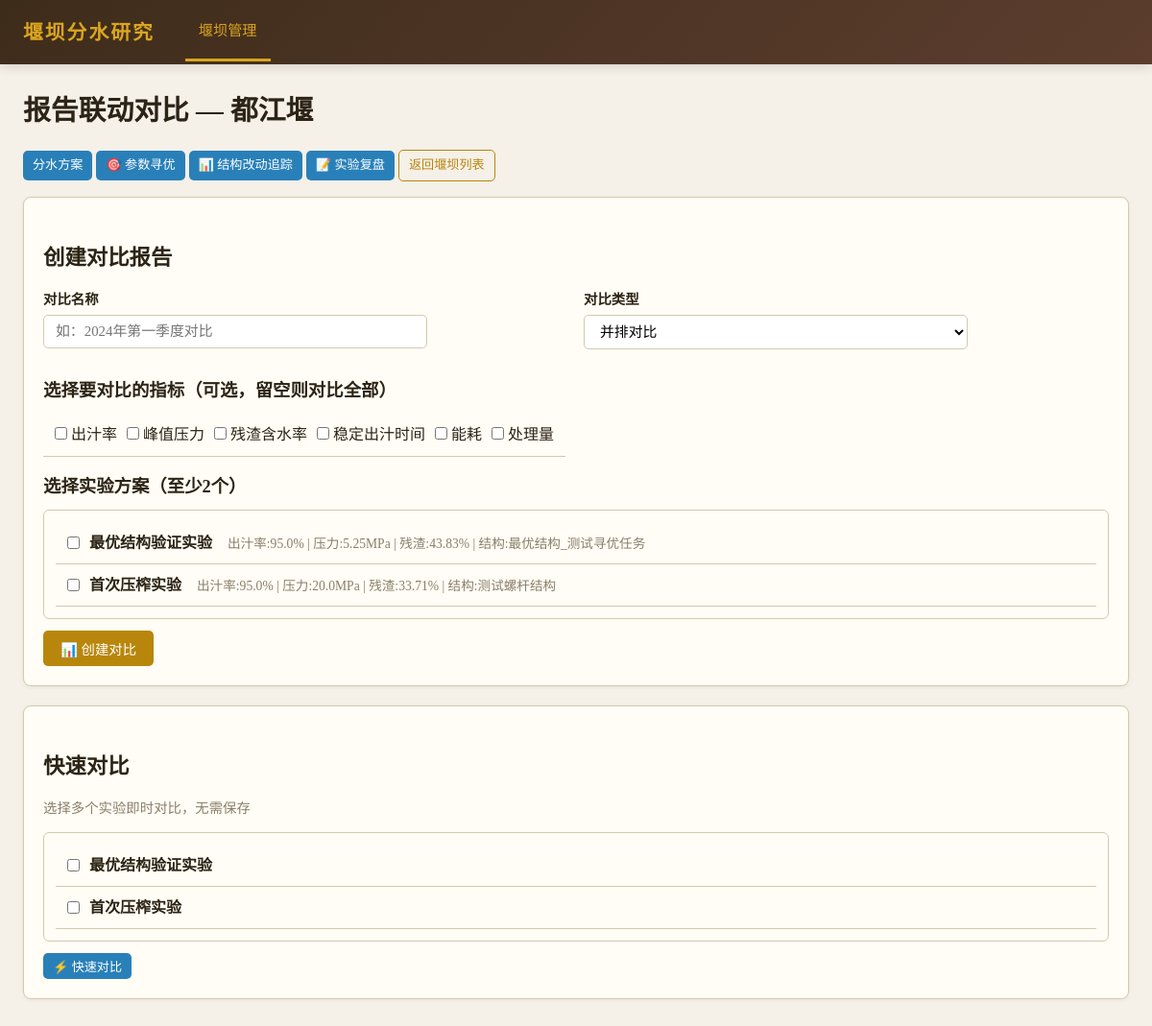
Screenshot of /weirs/1/compare with the database file from the repository.
### tables this page shows
CREATE TABLE weirs (
            id INTEGER PRIMARY KEY AUTOINCREMENT,
            name TEXT NOT NULL,
            location TEXT DEFAULT '',
            description TEXT DEFAULT ''
        );

CREATE TABLE press_experiments (
            id INTEGER PRIMARY KEY AUTOINCREMENT,
            weir_id INTEGER NOT NULL,
            structure_id INTEGER,
            name TEXT NOT NULL,
            status TEXT DEFAULT 'draft',
            juice_yield REAL DEFAULT 0.0,
            peak_pressure REAL DEFAULT 0.0,
            residue_moisture REAL DEFAULT 0.0,
            steady_juice_time REAL DEFAULT 0.0,
            energy_consumption REAL DEFAULT 0.0,
            throughput REAL DEFAULT 0.0,
            experiment_date TEXT,
            operator TEXT DEFAULT '',
            notes TEXT DEFAULT '',
            created_at TIMESTAMP DEFAULT CURRENT_TIMESTAMP,
            FOREIGN KEY (weir_id) REFERENCES weirs(id) ON DELETE CASCADE,
            FOREIGN KEY (structure_id) REFERENCES press_structures(id) ON DELETE SET NULL
        );

CREATE TABLE press_structures (
            id INTEGER PRIMARY KEY AUTOINCREMENT,
            weir_id INTEGER NOT NULL,
            name TEXT NOT NULL,
            structure_type TEXT NOT NULL DEFAULT 'screw',
            screw_diameter REAL DEFAULT 0.0,
            screw_pitch REAL DEFAULT 0.0,
            screw_lead REAL DEFAULT 0.0,
            cone_angle REAL DEFAULT 0.0,
            gap_size REAL DEFAULT 0.0,
            compression_ratio REAL DEFAULT 0.0,
            rotation_speed REAL DEFAULT 0.0,
            feed_rate REAL DEFAULT 0.0,
            material_type TEXT DEFAULT '',
            moisture_content REAL DEFAULT 0.0,
            description TEXT DEFAULT '',
            created_at TIMESTAMP DEFAULT CURRENT_TIMESTAMP,
            FOREIGN KEY (weir_id) REFERENCES weirs(id) ON DELETE CASCADE
        );

### app/routers/reports.py (the view)
@router.get("/weirs/{weir_id}/compare", response_class=HTMLResponse)
def compare_page(request: Request, weir_id: int):
    db = get_db()
    weir = db.execute("SELECT * FROM weirs WHERE id = ?", (weir_id,)).fetchone()
    if not weir:
        db.close()
        raise HTTPException(status_code=404, detail="堰坝不存在")
    experiments = db.execute(
        "SELECT * FROM press_experiments WHERE weir_id = ? ORDER BY id DESC",
        (weir_id,),
    ).fetchall()
    comparisons = db.execute(
        "SELECT * FROM report_comparisons WHERE weir_id = ? ORDER BY id DESC",
        (weir_id,),
    ).fetchall()
    structures = db.execute(
        "SELECT * FROM press_structures WHERE weir_id = ? ORDER BY id DESC",
        (weir_id,),
    ).fetchall()
    structure_map = {s["id"]: dict(s) for s in structures}
    db.close()
    return getattr(request.app.state, "templates", None).TemplateResponse(
        request,
        "compare.html",
        {
            "weir": weir,
            "experiments": [_get_experiment_dict(e) for e in experiments],
            "comparisons": [dict(c) for c in comparisons],
            "structure_map": structure_map,
            "structure_type_labels": STRUCTURE_TYPE_LABELS,
            "comparison_type_labels": COMPARISON_TYPE_LABELS,
            "metric_labels": METRIC_LABELS,
            "metric_units": METRIC_UNITS,
            "metric_objectives": METRIC_OBJECTIVES,
        },
    )

### app/templates/compare.html (shortened to what this page needs)
{% extends "base.html" %}
{% block nav_weirs %}class="active"{% endblock %}
{% block content %}
<h1>报告联动对比 — {{ weir.name }}</h1>
<p style="margin-bottom:16px">
    <a href="/weirs/{{ weir.id }}/schemes" class="btn btn-sm btn-info">分水方案</a>
    <a href="/weirs/{{ weir.id }}/optimization" class="btn btn-sm btn-info">🎯 参数寻优</a>
    <a href="/weirs/{{ weir.id }}/tracking" class="btn btn-sm btn-info">📊 结构改动追踪</a>
    <a href="/weirs/{{ weir.id }}/review" class="btn btn-sm btn-info">📝 实验复盘</a>
    <a href="/weirs" class="btn btn-sm btn-outline">返回堰坝列表</a>
</p>
<div class="card">
    <h2>创建对比报告</h2>
    {% if experiments and experiments|length >= 2 %}
    <form method="post" action="/weirs/{{ weir.id }}/comparisons" onsubmit="return validateComparison()">
        <div class="form-row">
            <div class="form-group">
            <label>对比名称</label>
            <input type="text" name="name" required placeholder="如：2024年第一季度对比">
        </div>
        <div class="form-group">
            <label>对比类型</label>
            <select name="comparison_type">
                {% for key, label in comparison_type_labels.items() %}
                <option value="{{ key }}">{{ label }}</option>
                {% endfor %}
            </select>
        </div>
    </div>
        <h3 style="margin-top:16px">选择要对比的指标（可选，留空则对比全部）</h3>
    <div class="form-row">
            <div class="check-row">
            <label><input type="checkbox" class="metric-checkbox" value="juice_yield"> 出汁率</label>
            <label><input type="checkbox" class="metric-checkbox" value="peak_pressure"> 峰值压力</label>
            <label><input type="checkbox" class="metric-checkbox" value="residue_moisture"> 残渣含水率</label>
            <label><input type="checkbox" class="metric-checkbox" value="steady_juice_time"> 稳定出汁时间</label>
            <label><input type="checkbox" class="metric-checkbox" value="energy_consumption"> 能耗</label>
            <label><input type="checkbox" class="metric-checkbox" value="throughput"> 处理量</label>
        </div>
    </div>
        <h3 style="margin-top:16px">选择实验方案（至少2个）</h3>
    <div style="max-height:300px;overflow-y:auto;border:1px solid var(--border);border-radius:6px;padding:12px;margin-bottom:12px">
            {% for e in experiments %}
        <div class="check-row">
            <input type="checkbox" name="experiment_checkbox" value="{{ e.id }}" id="exp-check-{{ e.id }}" class="exp-checkbox">
            <label for="exp-check-{{ e.id }}" style="flex:1;cursor:pointer">
                <strong>{{ e.name }}</strong>
                <span style="color:var(--muted);font-size:0.85em;margin-left:12px">
                    出汁率:{{ e.juice_yield }}% | 压力:{{ e.peak_pressure }}MPa | 残渣:{{ e.residue_moisture }}%
                    {% if e.structure_id and structure_map.get(e.structure_id) %}
                    | 结构:{{ structure_map[e.structure_id].name }}
                    {% endif %}
                </span>
            </label>
        </div>
        {% endfor %}
    </div>
    <button type="submit" class="btn btn-primary">📊 创建对比</button>
    </form>
    {% else %}
    <div class="empty-state">
        <div class="icon">📈</div>
        <p>需要至少2个实验记录才能进行对比，请先在「参数寻优」页面创建更多实验</p>
    </div>
    {% endif %}
</div>
{% if experiments and experiments|length >= 2 %}
<div class="card">
    <h2>快速对比</h2>
    <p style="color:var(--muted);font-size:0.9em;margin-bottom:12px">选择多个实验即时对比，无需保存</p>
    <div style="max-height:200px;overflow-y:auto;border:1px solid var(--border);border-radius:6px;padding:12px;margin-bottom:12px">
        {% for e in experiments %}
        <div class="check-row">
            <input type="checkbox" value="{{ e.id }}" id="quick-check-{{ e.id }}" class="quick-exp-checkbox">
            <label for="quick-check-{{ e.id }}" style="flex:1;cursor:pointer">
                <strong>{{ e.name }}</strong>
            </label>
        </div>
        {% endfor %}
    </div>
    <button type="button" class="btn btn-info btn-sm" onclick="runQuickComparison()">⚡ 快速对比</button>
</div>
{% endif %}
{% endblock %}

### app/templates/base.html (style rules this page uses)
:root { --bg: #f5f0e8; --fg: #2c2416; --muted: #8a7e6b; --accent: #b8860b; --accent-light: #daa520; --card: #fffdf5; --border: #d4c9b0; --danger: #c0392b; --success: #27ae60; --info: #2980b9; }
* { margin: 0; padding: 0; box-sizing: border-box; }
body { font-family: "Noto Serif SC", "Songti SC", Georgia, serif; background: var(--bg); color: var(--fg); line-height: 1.7; }
.check-row { display: flex; align-items: center; gap: 10px; padding: 8px 12px; border-bottom: 1px solid var(--border); }
h1 { font-size: 1.8em; margin-bottom: 16px; color: var(--fg); }
h2 { font-size: 1.4em; margin: 24px 0 12px; color: var(--fg); }
h3 { font-size: 1.15em; margin: 16px 0 8px; color: var(--fg); }
.card { background: var(--card); border: 1px solid var(--border); border-radius: 8px; padding: 20px; margin-bottom: 20px; box-shadow: 0 1px 4px rgba(0,0,0,0.06); }
.btn { display: inline-block; padding: 8px 18px; border: none; border-radius: 5px; font-size: 0.9em; cursor: pointer; text-decoration: none; transition: all 0.2s; font-family: inherit; }
.btn-primary { background: var(--accent); color: #fff; }
.btn-info { background: var(--info); color: #fff; }
.btn-sm { padding: 4px 10px; font-size: 0.82em; }
.btn-outline { background: transparent; border: 1px solid var(--accent); color: var(--accent); }
form { display: inline; }
.form-group { margin-bottom: 12px; }
.form-group label { display: block; margin-bottom: 4px; font-weight: 600; font-size: 0.9em; color: var(--fg); }
.form-group input, .form-group select, .form-group textarea { width: 100%; max-width: 400px; padding: 8px 12px; border: 1px solid var(--border); border-radius: 5px; font-size: 0.93em; font-family: inherit; background: #fff; }
.form-row { display: flex; gap: 16px; flex-wrap: wrap; }
.form-row .form-group { flex: 1; min-width: 180px; }

### rows the page displays
weirs: name "都江堰"
press_experiments: name "最优结构验证实验", juice_yield "95.0", peak_pressure "5.25", residue_moisture "43.83"
press_structures: name "最优结构_测试寻优任务"
press_experiments: name "首次压榨实验", juice_yield "95.0", peak_pressure "20.0", residue_moisture "33.71"
press_structures: name "测试螺杆结构"

### other values shown
form field comparison_type "并排对比"
